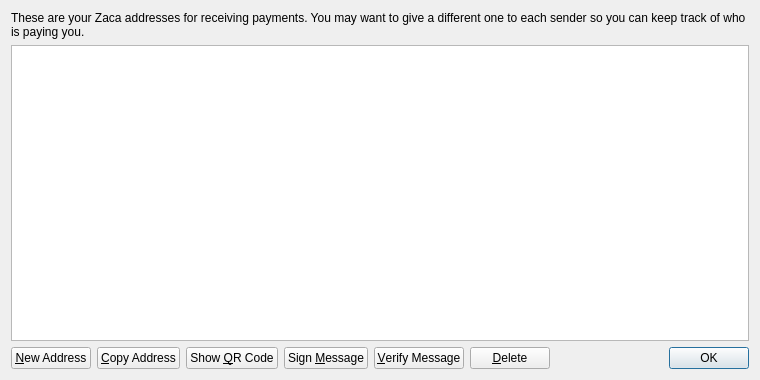
<?xml version="1.0" encoding="UTF-8"?>
<ui version="4.0">
 <class>AddressBookPage</class>
 <widget class="QWidget" name="AddressBookPage">
  <property name="geometry">
   <rect>
    <x>0</x>
    <y>0</y>
    <width>760</width>
    <height>380</height>
   </rect>
  </property>
  <property name="windowTitle">
   <string>Address Book</string>
  </property>
  <layout class="QVBoxLayout" name="verticalLayout">
   <item>
    <widget class="QLabel" name="labelExplanation">
     <property name="text">
      <string>These are your Zaca addresses for receiving payments. You may want to give a different one to each sender so you can keep track of who is paying you.</string>
     </property>
     <property name="textFormat">
      <enum>Qt::PlainText</enum>
     </property>
     <property name="wordWrap">
      <bool>true</bool>
     </property>
    </widget>
   </item>
   <item>
    <widget class="QTableView" name="tableView">
     <property name="contextMenuPolicy">
      <enum>Qt::CustomContextMenu</enum>
     </property>
     <property name="toolTip">
      <string>Double-click to edit address or label</string>
     </property>
     <property name="tabKeyNavigation">
      <bool>false</bool>
     </property>
     <property name="selectionMode">
      <enum>QAbstractItemView::SingleSelection</enum>
     </property>
     <property name="selectionBehavior">
      <enum>QAbstractItemView::SelectRows</enum>
     </property>
     <property name="sortingEnabled">
      <bool>true</bool>
     </property>
     <attribute name="verticalHeaderVisible">
      <bool>false</bool>
     </attribute>
    </widget>
   </item>
   <item>
    <layout class="QHBoxLayout" name="horizontalLayout">
     <item>
      <widget class="QPushButton" name="newAddressButton">
       <property name="toolTip">
        <string>Create a new address</string>
       </property>
       <property name="text">
        <string>&amp;New Address</string>
       </property>
      </widget>
     </item>
     <item>
      <widget class="QPushButton" name="copyToClipboard">
       <property name="toolTip">
        <string>Copy the currently selected address to the system clipboard</string>
       </property>
       <property name="text">
        <string>&amp;Copy Address</string>
       </property>
      </widget>
     </item>
     <item>
      <widget class="QPushButton" name="showQRCode">
       <property name="text">
        <string>Show &amp;QR Code</string>
       </property>
      </widget>
     </item>
     <item>
      <widget class="QPushButton" name="signMessage">
       <property name="toolTip">
        <string>Sign a message to prove you own a Zaca address</string>
       </property>
       <property name="text">
        <string>Sign &amp;Message</string>
       </property>
      </widget>
     </item>
     <item>
      <widget class="QPushButton" name="verifyMessage">
       <property name="toolTip">
        <string>Verify a message to ensure it was signed with a specified Zaca address</string>
       </property>
       <property name="text">
        <string>&amp;Verify Message</string>
       </property>
      </widget>
     </item>
     <item>
      <widget class="QPushButton" name="deleteButton">
       <property name="toolTip">
        <string>Delete the currently selected address from the list</string>
       </property>
       <property name="text">
        <string>&amp;Delete</string>
       </property>
      </widget>
     </item>
     <item>
      <spacer name="horizontalSpacer">
       <property name="orientation">
        <enum>Qt::Horizontal</enum>
       </property>
       <property name="sizeHint" stdset="0">
        <size>
         <width>40</width>
         <height>20</height>
        </size>
       </property>
      </spacer>
     </item>
     <item>
      <widget class="QDialogButtonBox" name="buttonBox">
       <property name="sizePolicy">
        <sizepolicy hsizetype="Maximum" vsizetype="Fixed">
         <horstretch>0</horstretch>
         <verstretch>0</verstretch>
        </sizepolicy>
       </property>
       <property name="standardButtons">
        <set>QDialogButtonBox::Ok</set>
       </property>
      </widget>
     </item>
    </layout>
   </item>
  </layout>
 </widget>
 <resources>
  <include location="../bitcoin.qrc"/>
 </resources>
 <connections/>
</ui>
